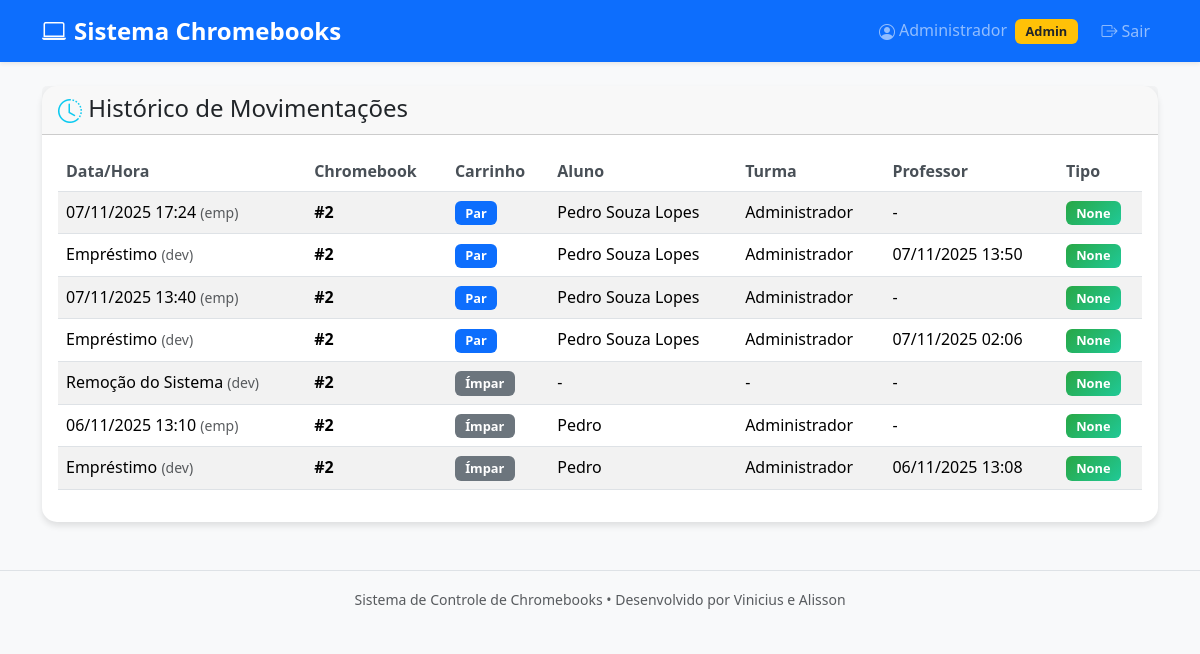
Page /historico (signed in) on the earlier database version.
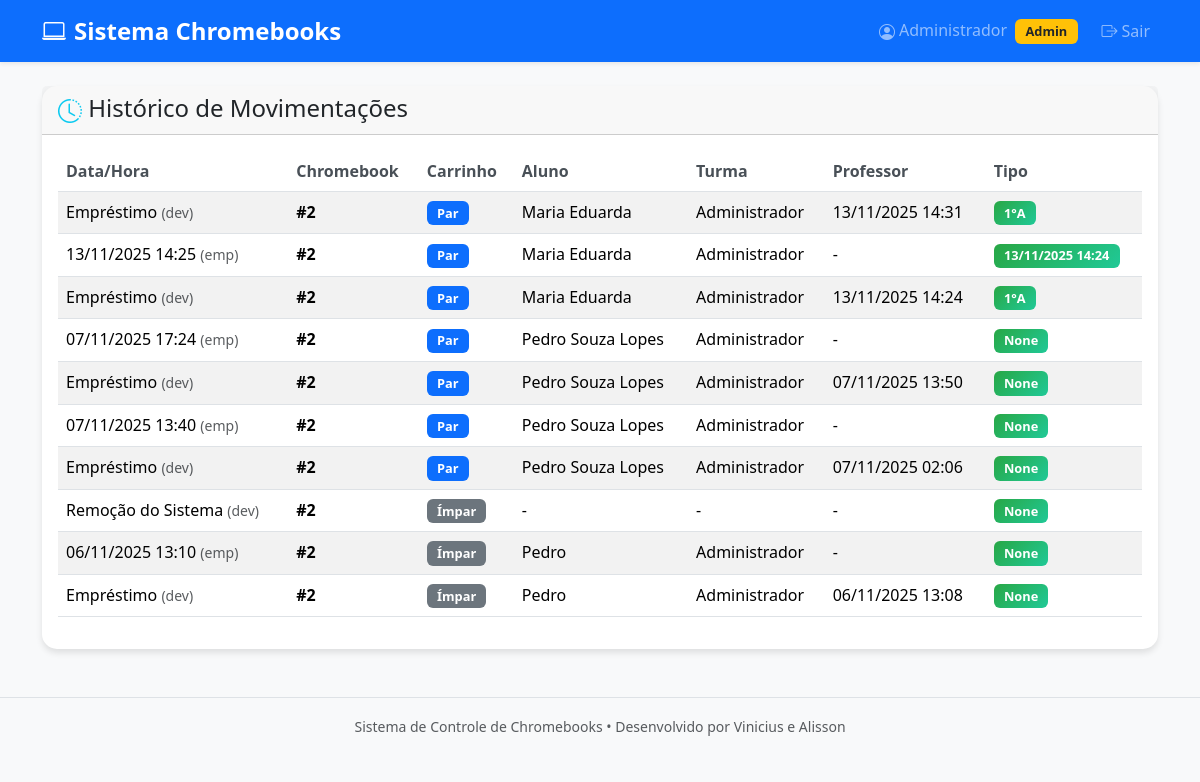
Same page on the later database version.
### tables this page shows
CREATE TABLE historico (
                id INTEGER PRIMARY KEY AUTOINCREMENT,
                chromebook_numero INTEGER,
                carrinho TEXT,
                aluno TEXT,
                professor TEXT,
                data_emprestimo TEXT,
                data_devolucao TEXT,
                tipo_acao TEXT
            , turma TEXT);

### app.py (the view)
@app.route('/historico')
@login_required
def historico():
    historico = db.obter_historico()
    return safe_render("historico.html", historico=historico)

### app.py (called while the page is built)
@login_manager.user_loader
def load_user(user_id):
    user_data = db.buscar_usuario_por_id(user_id)
    if user_data:
        return User(user_data)
    return None

def safe_render(template_name, **context):
    try:
        return render_template(template_name, **context)
    except TemplateNotFound:
        fallback = f"""
        <html><head><meta charset="utf-8"><title>Fallback - {template_name}</title></head>
        <body>
        <h2>Template ausente: {template_name}</h2>
        <p>Context: {context.keys()}</p>
        <p><a href="/">Voltar</a></p>
        </body></html>
        """
        return fallback

### database.py (called while the page is built)
    def get_connection(self):
        return sqlite3.connect(self.db_name)

    def buscar_usuario_por_id(self, user_id):
        conn = self.get_connection()
        cursor = conn.cursor()
        cursor.execute("SELECT id, username, nome FROM usuarios WHERE id = ?", (user_id,))
        row = cursor.fetchone()
        conn.close()
        if not row:
            return None
        user_id, username_db, nome = row
        return {'id': user_id, 'username': username_db, 'nome': nome, 'is_admin': (username_db.lower() == 'admin')}

### templates/historico.html (shortened to what this page needs)
{% extends "base.html" %}
{% block content %}
<div class="row">
    <div class="col">
        <div class="card">
            <div class="card-header">
                <h4 class="card-title mb-0">
                    <i class="bi bi-clock-history text-info"></i> Histórico de Movimentações
                </h4>
            </div>
            <div class="card-body">
                <div class="table-responsive">
                    <table class="table table-striped">
                        <thead>
                            <tr>
                                <th>Data/Hora</th>
                                <th>Chromebook</th>
                                <th>Carrinho</th>
                                <th>Aluno</th>
                                <th>Turma</th>
                                <th>Professor</th>
                                <th>Tipo</th>
                            </tr>
                        </thead>
                        <tbody>
                            {% for item in historico %}
                            <tr>
                                <td>
                                    {% if item[6] %}
                                        {{ item[6] }} <small class="text-muted">(emp)</small>
                                    {% else %}
                                        {{ item[7] }} <small class="text-muted">(dev)</small>
                                    {% endif %}
                                </td>
                                <td><strong>#{{ item[1] }}</strong></td>
                                <td>
                                    <span class="badge bg-{{ 'primary' if item[2] == 'Par' else 'secondary' }}">
                                        {{ item[2] }}
                                    </span>
                                </td>
                                <td>{{ item[3] or '-' }}</td>
                                <td>{{ item[4] or '-' }}</td>
                                <td>{{ item[5] or '-' }}</td>
                                <td>
                                    <span class="badge bg-{{ 'warning' if item[8] == 'Empréstimo' else 'success' }}">
                                        {{ item[8] }}
                                    </span>
                                </td>
                            </tr>
                            {% endfor %}
                        </tbody>
                    </table>
                </div>
            </div>
        </div>
    </div>
</div>
{% endblock %}

Differences in the rows shown:
added historico: tipo_acao "Empréstimo", chromebook_numero "2", carrinho "Par", aluno "Maria Eduarda", professor "Administrador", data_emprestimo "13/11/2025 14:31", turma "1°A"
added historico: data_devolucao "13/11/2025 14:25", chromebook_numero "2", carrinho "Par", aluno "Maria Eduarda", professor "Administrador", item "-", turma "13/11/2025 14:24"
added historico: tipo_acao "Empréstimo", chromebook_numero "2", carrinho "Par", aluno "Maria Eduarda", professor "Administrador", data_emprestimo "13/11/2025 14:24", turma "1°A"
